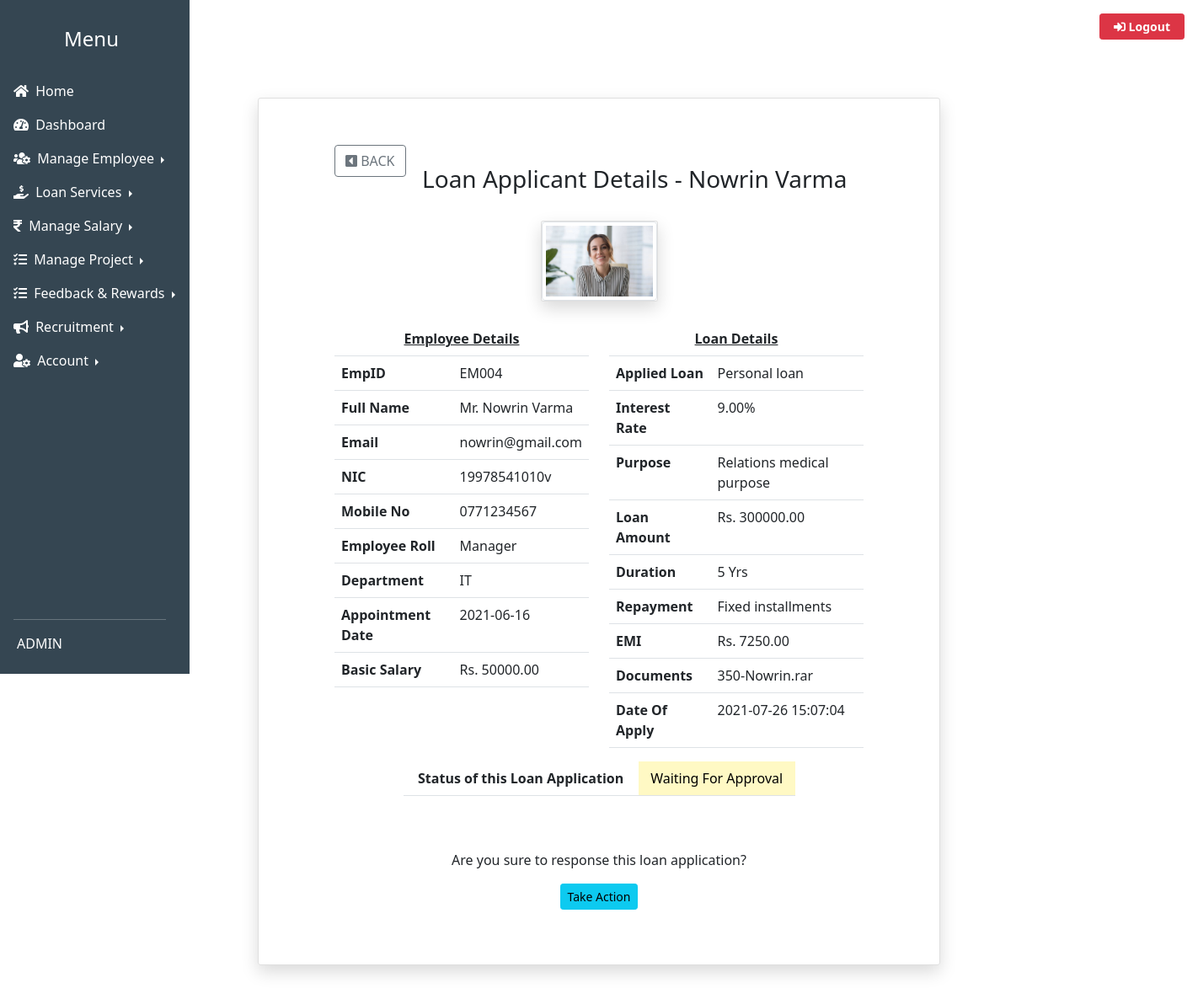
The page /admin.php?pg=a_view_la_details.php&eid=EM004&lid=L004&laid=LA004 (signed in) on the database its author committed.
### tables this page shows
CREATE TABLE IF NOT EXISTS `emp_registration` (
  `empid` varchar(5) NOT NULL,
  `title` varchar(10) NOT NULL,
  `firstname` varchar(100) NOT NULL,
  `lastname` varchar(100) NOT NULL,
  `email` varchar(100) NOT NULL,
  `nic` varchar(12) NOT NULL,
  `username` varchar(100) NOT NULL,
  `emproll` varchar(100) NOT NULL,
  `department` varchar(100) NOT NULL,
  `appointment_date` date NOT NULL,
  `basic_salary` decimal(10,2) NOT NULL,
  `address` varchar(200) NOT NULL,
  `gender` varchar(10) NOT NULL,
  `dob` date NOT NULL,
  `mobileno` varchar(10) NOT NULL,
  `homeno` varchar(10) NOT NULL DEFAULT '-',
  `civil_status` varchar(100) NOT NULL,
  `ethnicity` varchar(100) NOT NULL,
  `religion` varchar(100) NOT NULL,
  `edu_level` varchar(100) NOT NULL,
  `work_experience` varchar(255) NOT NULL DEFAULT '-',
  `photo` text NOT NULL,
  `cv` text NOT NULL,
  `bankname` varchar(100) NOT NULL,
  `branch` varchar(100) NOT NULL,
  `acc_no` varchar(12) NOT NULL,
  `ec_name` varchar(100) NOT NULL,
  `ec_relationship` varchar(50) NOT NULL,
  `ec_mobileno` varchar(10) NOT NULL,
  `ec_homeno` varchar(10) NOT NULL,
  `ec_workno` varchar(10) NOT NULL,
  `usertype` varchar(100) NOT NULL DEFAULT 'emp',
  PRIMARY KEY (`empid`),
  UNIQUE KEY `email` (`email`),
  UNIQUE KEY `username` (`username`),
  UNIQUE KEY `nic` (`nic`)
);

CREATE TABLE IF NOT EXISTS `loan_details` (
  `loan_id` varchar(4) NOT NULL,
  `loan_type` varchar(50) NOT NULL,
  `loan_purpose` varchar(200) NOT NULL,
  `max_loan_amount` int(11) NOT NULL,
  `interest_rate` float(10,2) NOT NULL,
  PRIMARY KEY (`loan_id`)
);

CREATE TABLE IF NOT EXISTS `loan_applicants` (
  `la_id` varchar(5) NOT NULL,
  `empid` varchar(5) NOT NULL,
  `loan_id` varchar(5) NOT NULL,
  `my_purpose` varchar(100) NOT NULL,
  `loan_amount` decimal(10,2) NOT NULL,
  `duration` int(11) NOT NULL,
  `repayment` varchar(100) NOT NULL,
  `emi` float(10,2) NOT NULL,
  `documents` text NOT NULL,
  `date_of_apply` datetime NOT NULL DEFAULT CURRENT_TIMESTAMP,
  `status` varchar(100) NOT NULL DEFAULT 'Waiting For Approval',
  `update_status_reason` varchar(300) NOT NULL DEFAULT 'Your application is being checked.',
  `update_status_count` int(11) NOT NULL DEFAULT '0',
  PRIMARY KEY (`la_id`)
);

### a_view_la_details.php (the view, shortened to what this page needs)
<?php include 'controllers/authController.php'?>
<?php
    $eid = $_GET['eid'];
    $loan_id=$_GET['lid'];
    $la_id=$_GET['laid'];
    $sql1 = "SELECT * from `emp_registration` WHERE empid='$eid'";
    $result = mysqli_query($conn, $sql1);
    while ($employee = mysqli_fetch_assoc($result)) {
        $empid=$employee['empid'];
        $title=$employee['title'];
        $fname=$employee['firstname'];
        $lname=$employee['lastname'];
        $email=$employee['email'];
        $nic=$employee['nic'];
        $mobileno=$employee['mobileno'];
        $emproll=$employee['emproll'];
        $department=$employee['department'];
        $appointment_date=$employee['appointment_date'];
        $basic_salary=$employee['basic_salary'];
        $pto=$employee['photo'];
    }
    $sql2 = "SELECT * from `loan_details` WHERE loan_id='$loan_id'";
    $result2 = mysqli_query($conn, $sql2);
    while ($loan = mysqli_fetch_assoc($result2)) {
        $loan_type=$loan['loan_type'];
        $interest_rate=$loan['interest_rate'];
    }
    $sql3 = "SELECT * from `loan_applicants` WHERE la_id='$la_id'";
    $result3 = mysqli_query($conn, $sql3);
    while ($loan_applicants = mysqli_fetch_assoc($result3)) {
        $my_purpose=$loan_applicants['my_purpose'];
        $loan_amount=$loan_applicants['loan_amount'];
        $duration=$loan_applicants['duration'];
        $repayment=$loan_applicants['repayment'];
        $emi=$loan_applicants['emi'];
        $documents=$loan_applicants['documents'];
        $date_of_apply=$loan_applicants['date_of_apply'];
        $status=$loan_applicants['status'];
    }
?>
<!DOCTYPE html>
<html lang="en">
    <head>
        <link rel="stylesheet" href="bootstrap/css/bootstrap.min.css">
        <link rel="stylesheet" href="https://cdnjs.cloudflare.com/ajax/libs/font-awesome/5.15.3/css/all.min.css">
        <link rel="stylesheet" href="css/form.css">
    </head>
<body style="background-image: url('images/c10.jpg'); background-repeat: no-repeat, repeat; background-size: cover; background-position: left; background-attachment: fixed;">
<div class="row flex-nowrap">
    <div class="content-wrapper p-t-100 p-b-100 font-robo" style="text-align:center;">
        <div class="wrapper" style="width:810px;">
            <div class="card card-1"  style="background: transparent;">
                <div class="card-body">
                    <a href="admin.php?pg=a_view_all_loan_applicants.php">
                        <button class="btn btn-outline-secondary" style="float: left;"><i class="fas fa-caret-square-left"></i> BACK</button></a><br>
                    <h3>Loan Applicant Details - <?php echo $fname." ".$lname;?></h3><br>
                    <div class="row justify-content-center">
                        <div class="col-3">
                            <div class="card card-1 mx-auto d-block" width=33.33% height=33.33%>
                                <?php
                                    echo "<img src='images/emp-photos/".$pto."' height = 100% width = 100% class='img-fluid img-thumbnail rounded '>";
                                ?>
                            </div>
                        </div>
                    </div>
                    <div class="row align-items-start">
                        <div class="col-6">
                            <table class="table table-hover">
                                <tbody style= "text-align:left;"> <br>
                                    <tr>
                                        <th colspan=2 style="text-align:center;"><u> Employee Details</u></th>
                                    </tr>
                                    <tr>
                                        <th scope="row">EmpID</th>
                                        <td><?php echo $empid;?></td>
                                    </tr>
                                    <tr>
                                        <th scope="row">Full Name</th>
                                        <td><?php echo $title." ".$fname." ".$lname;?></td>
                                    </tr>
                                    <tr>
                                        <th scope="row">Email</th>
                                        <td><?php echo $email;?></td>
                                    </tr>
                                    <tr>
                                        <th scope="row">NIC</th>
                                        <td><?php echo $nic;?></td>
                                    </tr>
                                    <tr>
                                        <th scope="row">Mobile No</th>
                                        <td><?php echo $mobileno;?></td>
                                    </tr>
                                    <tr>
                                        <th scope="row">Employee Roll</th>
                                        <td><?php echo $emproll;?></td>
                                    </tr>
                                    <tr>
                                        <th scope="row">Department</th>
                                        <td><?php echo $department;?></td>
                                    </tr>
                                    <tr>
                                        <th scope="row">Appointment Date</th>
                                        <td><?php echo $appointment_date;?></td>
                                    </tr>
                                    <tr>
                                        <th scope="row">Basic Salary</th>
                                        <td><?php echo 'Rs. '.$basic_salary;?></td>
                                    </tr>
                                </tbody>
                            </table>
                        </div>
                        <div class="col-6">
                            <table class="table table-hover">
                                <tbody style= "text-align:left;"> <br>
                                    <tr>
                                        <th colspan=2 style="text-align:center;"><u> Loan Details</u></th>
                                    </tr>
                                    <tr>
                                        <th scope="row">Applied Loan</th>
                                        <td><?php echo $loan_type;?></td>
                                    </tr>
                                    <tr>
                                        <th scope="row">Interest Rate</th>
                                        <td><?php echo $interest_rate;?>%</td>
                                    </tr>
                                    <tr>
                                        <th scope="row">Purpose</th>
                                        <td><?php echo $my_purpose;?></td>
                                    </tr>
                                    <tr>
                                        <th scope="row">Loan Amount</th>
                                        <td>Rs. <?php echo $loan_amount;?></td>
                                    </tr>
                                    <tr>
                                        <th scope="row">Duration</th>
                                        <td><?php echo $duration;?> Yrs</td>
                                    </tr>
                                    <tr>
                                        <th scope="row">Repayment</th>
                                        <td><?php echo $repayment;?></td>
                                    </tr>
                                    <tr>
                                        <th scope="row">EMI</th>
                                        <td>Rs. <?php echo $emi;?></td>
                                    </tr>
                                    <tr>
                                        <th scope="row">Documents</th>
                                        <td><?php echo $documents;?></td>
                                    </tr>
                                    <tr>
                                        <th scope="row">Date Of Apply</th>
                                        <td><?php echo $date_of_apply;?></td>
                                    </tr>
                                </tbody>
                            </table>
                        </div>
                    </div>
                    <div class="row justify-content-center">
                        <div class="col-9">
                            <table class="table table-hover">
                                <tbody>
                                    <tr>
                                        <th scope="row">Status of this Loan Application</th>
                                        <?php
                                       if($status=='Waiting For Approval')
                                            echo '<td style="background-color:#fff9c4; color: black;">'.$status.'</td>';
                                        ?>
                                    </tr>
                                </tbody>
                            </table>
                        </div>
                    </div>
                    <?php
                    if($status=='Waiting For Approval'){
                         ?>
                    <div><br>
                    </div>
                    <div class="update-status" name="update-status" id="update-status">	<br>
                        <p>Are you sure to response this loan application? </p><button class='btn btn-info btn-sm' name='restatus-btn' onclick="restatus()"> Take Action</button>
                    </div>
                    <?php } ?>
                </div>
        </div>
    </div>
</body>
</html>

### css/form.css (style rules this page uses)
.card { overflow: hidden; -webkit-border-radius: 3px; -moz-border-radius: 3px; border-radius: 3px; }
.card-1 { -webkit-box-shadow: 0px 8px 20px 0px rgba(0, 0, 0, 0.15); -moz-box-shadow: 0px 8px 20px 0px rgba(0, 0, 0, 0.15); box-shadow: 0px 8px 20px 0px rgba(0, 0, 0, 0.15); }
.card-1 .card-body { padding: 0 90px; padding-top: 55px; padding-bottom: 65px; }
.p-t-100 { padding-top: 100px; }
.p-b-100 { padding-bottom: 100px; }
.wrapper { margin: 0 auto; }

### rows shown on the page
emp_registration: firstname "Nowrin", lastname "Varma", photo (picture), empid "EM004", title "Mr.", email "nowrin@gmail.com", nic "19978541010v", mobileno "0771234567", emproll "Manager", department "IT", appointment_date "2021-06-16", basic_salary "50000.00"
loan_details: loan_type "Personal loan", interest_rate "9.00"
loan_applicants: my_purpose "Relations medical purpose", loan_amount "300000.00", duration "5", repayment "Fixed installments", emi "7250.00", documents "350-Nowrin.rar", date_of_apply "2021-07-26 15:07:04", status "Waiting For Approval"
